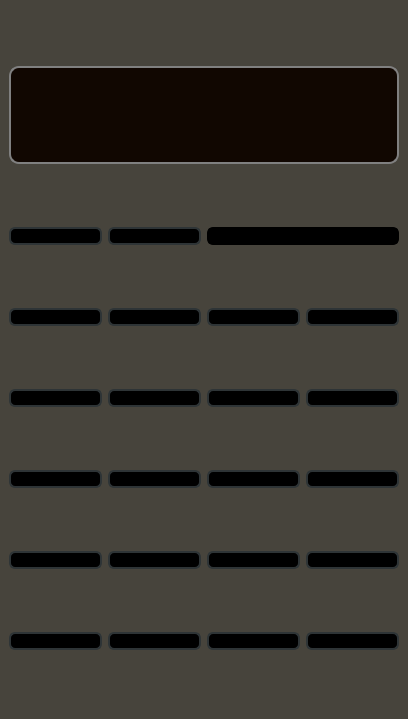
<?xml version="1.0" encoding="UTF-8"?>
<ui version="4.0">
 <class>Calculator</class>
 <widget class="QMainWindow" name="Calculator">
  <property name="enabled">
   <bool>true</bool>
  </property>
  <property name="geometry">
   <rect>
    <x>0</x>
    <y>0</y>
    <width>408</width>
    <height>719</height>
   </rect>
  </property>
  <property name="minimumSize">
   <size>
    <width>408</width>
    <height>718</height>
   </size>
  </property>
  <property name="contextMenuPolicy">
   <enum>Qt::CustomContextMenu</enum>
  </property>
  <property name="windowTitle">
   <string>SnakeJazzCalculator</string>
  </property>
  <property name="windowIcon">
   <iconset resource="app.qrc">
    <normaloff>:/icons/icon_result.png</normaloff>:/icons/icon_result.png</iconset>
  </property>
  <property name="autoFillBackground">
   <bool>false</bool>
  </property>
  <property name="styleSheet">
   <string notr="true">background-color: rgb(71, 68, 60);
alternate-background-color: rgb(46, 52, 54);
border-color: rgb(0, 0, 0);
color: rgb(255, 255, 255);
</string>
  </property>
  <property name="locale">
   <locale language="Czech" country="CzechRepublic"/>
  </property>
  <property name="animated">
   <bool>true</bool>
  </property>
  <widget class="QWidget" name="centralwidget">
   <property name="layoutDirection">
    <enum>Qt::LeftToRight</enum>
   </property>
   <property name="autoFillBackground">
    <bool>false</bool>
   </property>
   <property name="styleSheet">
    <string notr="true"/>
   </property>
   <property name="locale">
    <locale language="Czech" country="CzechRepublic"/>
   </property>
   <layout class="QGridLayout" name="gridLayout">
    <item row="5" column="2">
     <widget class="QPushButton" name="Button_3">
      <property name="layoutDirection">
       <enum>Qt::LeftToRight</enum>
      </property>
      <property name="styleSheet">
       <string notr="true"> QPushButton {
      border: 2px solid rgb(46, 52, 54);
      border-radius: 6px;     
	background-color: qlineargradient(spread:pad, x1:0, y1:0, x2:0.990925, y2:0, stop:0 rgba(0, 0, 0, 255));
  }

QPushButton:pressed {
	background-color: qlineargradient(spread:reflect, x1:0.579, y1:0.38561, x2:0.019, y2:0.963, stop:0.263682 rgba(0, 0, 0, 255), stop:0.698565 rgba(50, 50, 50, 255), stop:0.855721 rgba(81, 83, 79, 255))
  }</string>
      </property>
      <property name="locale">
       <locale language="Czech" country="CzechRepublic"/>
      </property>
      <property name="text">
       <string notr="true"/>
      </property>
      <property name="icon">
       <iconset resource="app.qrc">
        <normaloff>:/icons/icon_num_3.png</normaloff>:/icons/icon_num_3.png</iconset>
      </property>
      <property name="iconSize">
       <size>
        <width>100</width>
        <height>100</height>
       </size>
      </property>
      <property name="checkable">
       <bool>false</bool>
      </property>
      <property name="autoDefault">
       <bool>true</bool>
      </property>
      <property name="default">
       <bool>true</bool>
      </property>
      <property name="flat">
       <bool>true</bool>
      </property>
      <attribute name="buttonGroup">
       <string notr="true">buttonGroup_numbers</string>
      </attribute>
     </widget>
    </item>
    <item row="6" column="3">
     <widget class="QPushButton" name="Button_result">
      <property name="layoutDirection">
       <enum>Qt::LeftToRight</enum>
      </property>
      <property name="styleSheet">
       <string notr="true"> QPushButton {
      border: 2px solid rgb(46, 52, 54);
      border-radius: 6px;     
	background-color: qlineargradient(spread:pad, x1:0, y1:0, x2:0.990925, y2:0, stop:0 rgba(0, 0, 0, 255));
  }

QPushButton:pressed {
	background-color: qlineargradient(spread:reflect, x1:0.579, y1:0.38561, x2:0.019, y2:0.963, stop:0.263682 rgba(0, 0, 0, 255), stop:0.698565 rgba(50, 50, 50, 255), stop:0.855721 rgba(81, 83, 79, 255))
  }</string>
      </property>
      <property name="locale">
       <locale language="Czech" country="CzechRepublic"/>
      </property>
      <property name="text">
       <string notr="true"/>
      </property>
      <property name="icon">
       <iconset resource="app.qrc">
        <normaloff>:/icons/icon_result.png</normaloff>:/icons/icon_result.png</iconset>
      </property>
      <property name="iconSize">
       <size>
        <width>100</width>
        <height>100</height>
       </size>
      </property>
      <property name="checkable">
       <bool>false</bool>
      </property>
      <property name="autoDefault">
       <bool>true</bool>
      </property>
      <property name="default">
       <bool>true</bool>
      </property>
      <property name="flat">
       <bool>true</bool>
      </property>
      <attribute name="buttonGroup">
       <string notr="true">buttonGroup_other</string>
      </attribute>
     </widget>
    </item>
    <item row="1" column="1">
     <widget class="QPushButton" name="Button_delete">
      <property name="cursor">
       <cursorShape>ArrowCursor</cursorShape>
      </property>
      <property name="layoutDirection">
       <enum>Qt::LeftToRight</enum>
      </property>
      <property name="autoFillBackground">
       <bool>false</bool>
      </property>
      <property name="styleSheet">
       <string notr="true"> QPushButton {
      border: 2px solid rgb(46, 52, 54);
      border-radius: 6px;     
	background-color: qlineargradient(spread:pad, x1:0, y1:0, x2:0.990925, y2:0, stop:0 rgba(0, 0, 0, 255));
  }

QPushButton:pressed {
	background-color: qlineargradient(spread:reflect, x1:0.579, y1:0.38561, x2:0.019, y2:0.963, stop:0.263682 rgba(0, 0, 0, 255), stop:0.698565 rgba(50, 50, 50, 255), stop:0.855721 rgba(81, 83, 79, 255))
  }</string>
      </property>
      <property name="locale">
       <locale language="Czech" country="CzechRepublic"/>
      </property>
      <property name="text">
       <string notr="true"/>
      </property>
      <property name="icon">
       <iconset resource="app.qrc">
        <normaloff>:/icons/icon_delete.png</normaloff>:/icons/icon_delete.png</iconset>
      </property>
      <property name="iconSize">
       <size>
        <width>100</width>
        <height>100</height>
       </size>
      </property>
      <property name="checkable">
       <bool>false</bool>
      </property>
      <property name="autoDefault">
       <bool>true</bool>
      </property>
      <property name="default">
       <bool>true</bool>
      </property>
      <property name="flat">
       <bool>true</bool>
      </property>
      <attribute name="buttonGroup">
       <string notr="true">buttonGroup_other</string>
      </attribute>
     </widget>
    </item>
    <item row="6" column="2">
     <widget class="QPushButton" name="Button_comma">
      <property name="layoutDirection">
       <enum>Qt::LeftToRight</enum>
      </property>
      <property name="styleSheet">
       <string notr="true"> QPushButton {
      border: 2px solid rgb(46, 52, 54);
      border-radius: 6px;     
	background-color: qlineargradient(spread:pad, x1:0, y1:0, x2:0.990925, y2:0, stop:0 rgba(0, 0, 0, 255));
  }

QPushButton:pressed {
	background-color: qlineargradient(spread:reflect, x1:0.579, y1:0.38561, x2:0.019, y2:0.963, stop:0.263682 rgba(0, 0, 0, 255), stop:0.698565 rgba(50, 50, 50, 255), stop:0.855721 rgba(81, 83, 79, 255))
  }</string>
      </property>
      <property name="locale">
       <locale language="Czech" country="CzechRepublic"/>
      </property>
      <property name="text">
       <string notr="true"/>
      </property>
      <property name="icon">
       <iconset resource="app.qrc">
        <normaloff>:/icons/icon_comma.png</normaloff>:/icons/icon_comma.png</iconset>
      </property>
      <property name="iconSize">
       <size>
        <width>100</width>
        <height>100</height>
       </size>
      </property>
      <property name="checkable">
       <bool>false</bool>
      </property>
      <property name="autoDefault">
       <bool>true</bool>
      </property>
      <property name="default">
       <bool>true</bool>
      </property>
      <property name="flat">
       <bool>true</bool>
      </property>
      <attribute name="buttonGroup">
       <string notr="true">buttonGroup_other</string>
      </attribute>
     </widget>
    </item>
    <item row="1" column="0">
     <widget class="QPushButton" name="Button_clear_all">
      <property name="layoutDirection">
       <enum>Qt::LeftToRight</enum>
      </property>
      <property name="styleSheet">
       <string notr="true"> QPushButton {
      border: 2px solid rgb(46, 52, 54);
      border-radius: 6px;     
	background-color: qlineargradient(spread:pad, x1:0, y1:0, x2:0.990925, y2:0, stop:0 rgba(0, 0, 0, 255));
  }

QPushButton:pressed {
	background-color: qlineargradient(spread:reflect, x1:0.579, y1:0.38561, x2:0.019, y2:0.963, stop:0.263682 rgba(0, 0, 0, 255), stop:0.698565 rgba(50, 50, 50, 255), stop:0.855721 rgba(81, 83, 79, 255))
  }</string>
      </property>
      <property name="locale">
       <locale language="Czech" country="CzechRepublic"/>
      </property>
      <property name="text">
       <string notr="true"/>
      </property>
      <property name="icon">
       <iconset resource="app.qrc">
        <normaloff>:/icons/icon_clear_all.png</normaloff>:/icons/icon_clear_all.png</iconset>
      </property>
      <property name="iconSize">
       <size>
        <width>100</width>
        <height>100</height>
       </size>
      </property>
      <property name="checkable">
       <bool>false</bool>
      </property>
      <property name="autoDefault">
       <bool>true</bool>
      </property>
      <property name="default">
       <bool>true</bool>
      </property>
      <property name="flat">
       <bool>true</bool>
      </property>
      <attribute name="buttonGroup">
       <string notr="true">buttonGroup_other</string>
      </attribute>
     </widget>
    </item>
    <item row="2" column="0">
     <widget class="QPushButton" name="Button_square_root">
      <property name="layoutDirection">
       <enum>Qt::LeftToRight</enum>
      </property>
      <property name="styleSheet">
       <string notr="true"> QPushButton {
      border: 2px solid rgb(46, 52, 54);
      border-radius: 6px;     
	background-color: qlineargradient(spread:pad, x1:0, y1:0, x2:0.990925, y2:0, stop:0 rgba(0, 0, 0, 255));
  }

QPushButton:pressed {
	background-color: qlineargradient(spread:reflect, x1:0.579, y1:0.38561, x2:0.019, y2:0.963, stop:0.263682 rgba(0, 0, 0, 255), stop:0.698565 rgba(50, 50, 50, 255), stop:0.855721 rgba(81, 83, 79, 255))
  }</string>
      </property>
      <property name="locale">
       <locale language="Czech" country="CzechRepublic"/>
      </property>
      <property name="text">
       <string notr="true"/>
      </property>
      <property name="icon">
       <iconset resource="app.qrc">
        <normaloff>:/icons/icon_square_root.png</normaloff>:/icons/icon_square_root.png</iconset>
      </property>
      <property name="iconSize">
       <size>
        <width>100</width>
        <height>100</height>
       </size>
      </property>
      <property name="checkable">
       <bool>false</bool>
      </property>
      <property name="autoDefault">
       <bool>true</bool>
      </property>
      <property name="default">
       <bool>true</bool>
      </property>
      <property name="flat">
       <bool>true</bool>
      </property>
      <attribute name="buttonGroup">
       <string notr="true">buttonGroup_other</string>
      </attribute>
     </widget>
    </item>
    <item row="3" column="1">
     <widget class="QPushButton" name="Button_8">
      <property name="layoutDirection">
       <enum>Qt::LeftToRight</enum>
      </property>
      <property name="styleSheet">
       <string notr="true"> QPushButton {
      border: 2px solid rgb(46, 52, 54);
      border-radius: 6px;     
	background-color: qlineargradient(spread:pad, x1:0, y1:0, x2:0.990925, y2:0, stop:0 rgba(0, 0, 0, 255));
  }

QPushButton:pressed {
	background-color: qlineargradient(spread:reflect, x1:0.579, y1:0.38561, x2:0.019, y2:0.963, stop:0.263682 rgba(0, 0, 0, 255), stop:0.698565 rgba(50, 50, 50, 255), stop:0.855721 rgba(81, 83, 79, 255))
  }</string>
      </property>
      <property name="locale">
       <locale language="Czech" country="CzechRepublic"/>
      </property>
      <property name="text">
       <string notr="true"/>
      </property>
      <property name="icon">
       <iconset resource="app.qrc">
        <normaloff>:/icons/icon_num_8.png</normaloff>:/icons/icon_num_8.png</iconset>
      </property>
      <property name="iconSize">
       <size>
        <width>100</width>
        <height>100</height>
       </size>
      </property>
      <property name="checkable">
       <bool>false</bool>
      </property>
      <property name="autoDefault">
       <bool>true</bool>
      </property>
      <property name="default">
       <bool>true</bool>
      </property>
      <property name="flat">
       <bool>true</bool>
      </property>
      <attribute name="buttonGroup">
       <string notr="true">buttonGroup_numbers</string>
      </attribute>
     </widget>
    </item>
    <item row="4" column="2">
     <widget class="QPushButton" name="Button_6">
      <property name="layoutDirection">
       <enum>Qt::LeftToRight</enum>
      </property>
      <property name="styleSheet">
       <string notr="true"> QPushButton {
      border: 2px solid rgb(46, 52, 54);
      border-radius: 6px;     
	background-color: qlineargradient(spread:pad, x1:0, y1:0, x2:0.990925, y2:0, stop:0 rgba(0, 0, 0, 255));
  }

QPushButton:pressed {
	background-color: qlineargradient(spread:reflect, x1:0.579, y1:0.38561, x2:0.019, y2:0.963, stop:0.263682 rgba(0, 0, 0, 255), stop:0.698565 rgba(50, 50, 50, 255), stop:0.855721 rgba(81, 83, 79, 255))
  }</string>
      </property>
      <property name="locale">
       <locale language="Czech" country="CzechRepublic"/>
      </property>
      <property name="text">
       <string notr="true"/>
      </property>
      <property name="icon">
       <iconset resource="app.qrc">
        <normaloff>:/icons/icon_num_6.png</normaloff>:/icons/icon_num_6.png</iconset>
      </property>
      <property name="iconSize">
       <size>
        <width>100</width>
        <height>100</height>
       </size>
      </property>
      <property name="checkable">
       <bool>false</bool>
      </property>
      <property name="autoDefault">
       <bool>true</bool>
      </property>
      <property name="default">
       <bool>true</bool>
      </property>
      <property name="flat">
       <bool>true</bool>
      </property>
      <attribute name="buttonGroup">
       <string notr="true">buttonGroup_numbers</string>
      </attribute>
     </widget>
    </item>
    <item row="5" column="0">
     <widget class="QPushButton" name="Button_1">
      <property name="layoutDirection">
       <enum>Qt::LeftToRight</enum>
      </property>
      <property name="styleSheet">
       <string notr="true"> QPushButton {
      border: 2px solid rgb(46, 52, 54);
      border-radius: 6px;     
	background-color: qlineargradient(spread:pad, x1:0, y1:0, x2:0.990925, y2:0, stop:0 rgba(0, 0, 0, 255));
  }

QPushButton:pressed {
	background-color: qlineargradient(spread:reflect, x1:0.579, y1:0.38561, x2:0.019, y2:0.963, stop:0.263682 rgba(0, 0, 0, 255), stop:0.698565 rgba(50, 50, 50, 255), stop:0.855721 rgba(81, 83, 79, 255))
  }</string>
      </property>
      <property name="locale">
       <locale language="Czech" country="CzechRepublic"/>
      </property>
      <property name="text">
       <string notr="true"/>
      </property>
      <property name="icon">
       <iconset resource="app.qrc">
        <normaloff>:/icons/icon_num_1.png</normaloff>:/icons/icon_num_1.png</iconset>
      </property>
      <property name="iconSize">
       <size>
        <width>100</width>
        <height>100</height>
       </size>
      </property>
      <property name="checkable">
       <bool>false</bool>
      </property>
      <property name="autoDefault">
       <bool>true</bool>
      </property>
      <property name="default">
       <bool>true</bool>
      </property>
      <property name="flat">
       <bool>true</bool>
      </property>
      <attribute name="buttonGroup">
       <string notr="true">buttonGroup_numbers</string>
      </attribute>
     </widget>
    </item>
    <item row="2" column="2">
     <widget class="QPushButton" name="Button_ln">
      <property name="layoutDirection">
       <enum>Qt::LeftToRight</enum>
      </property>
      <property name="styleSheet">
       <string notr="true"> QPushButton {
      border: 2px solid rgb(46, 52, 54);
      border-radius: 6px;     
	background-color: qlineargradient(spread:pad, x1:0, y1:0, x2:0.990925, y2:0, stop:0 rgba(0, 0, 0, 255));
  }

QPushButton:pressed {
	background-color: qlineargradient(spread:reflect, x1:0.579, y1:0.38561, x2:0.019, y2:0.963, stop:0.263682 rgba(0, 0, 0, 255), stop:0.698565 rgba(50, 50, 50, 255), stop:0.855721 rgba(81, 83, 79, 255))
  }</string>
      </property>
      <property name="locale">
       <locale language="Czech" country="CzechRepublic"/>
      </property>
      <property name="text">
       <string notr="true"/>
      </property>
      <property name="icon">
       <iconset resource="app.qrc">
        <normaloff>:/icons/icon_log.png</normaloff>:/icons/icon_log.png</iconset>
      </property>
      <property name="iconSize">
       <size>
        <width>100</width>
        <height>100</height>
       </size>
      </property>
      <property name="checkable">
       <bool>false</bool>
      </property>
      <property name="autoDefault">
       <bool>true</bool>
      </property>
      <property name="default">
       <bool>true</bool>
      </property>
      <property name="flat">
       <bool>true</bool>
      </property>
      <attribute name="buttonGroup">
       <string notr="true">buttonGroup_other</string>
      </attribute>
     </widget>
    </item>
    <item row="2" column="1">
     <widget class="QPushButton" name="Button_pow">
      <property name="layoutDirection">
       <enum>Qt::LeftToRight</enum>
      </property>
      <property name="styleSheet">
       <string notr="true"> QPushButton {
      border: 2px solid rgb(46, 52, 54);
      border-radius: 6px;     
	background-color: qlineargradient(spread:pad, x1:0, y1:0, x2:0.990925, y2:0, stop:0 rgba(0, 0, 0, 255));
  }

QPushButton:pressed {
	background-color: qlineargradient(spread:reflect, x1:0.579, y1:0.38561, x2:0.019, y2:0.963, stop:0.263682 rgba(0, 0, 0, 255), stop:0.698565 rgba(50, 50, 50, 255), stop:0.855721 rgba(81, 83, 79, 255))
  }</string>
      </property>
      <property name="locale">
       <locale language="Czech" country="CzechRepublic"/>
      </property>
      <property name="text">
       <string notr="true"/>
      </property>
      <property name="icon">
       <iconset resource="app.qrc">
        <normaloff>:/icons/icon_pow.png</normaloff>:/icons/icon_pow.png</iconset>
      </property>
      <property name="iconSize">
       <size>
        <width>100</width>
        <height>100</height>
       </size>
      </property>
      <property name="checkable">
       <bool>false</bool>
      </property>
      <property name="autoDefault">
       <bool>true</bool>
      </property>
      <property name="default">
       <bool>true</bool>
      </property>
      <property name="flat">
       <bool>true</bool>
      </property>
      <attribute name="buttonGroup">
       <string notr="true">buttonGroup_other</string>
      </attribute>
     </widget>
    </item>
    <item row="5" column="1">
     <widget class="QPushButton" name="Button_2">
      <property name="layoutDirection">
       <enum>Qt::LeftToRight</enum>
      </property>
      <property name="styleSheet">
       <string notr="true"> QPushButton {
      border: 2px solid rgb(46, 52, 54);
      border-radius: 6px;     
	background-color: qlineargradient(spread:pad, x1:0, y1:0, x2:0.990925, y2:0, stop:0 rgba(0, 0, 0, 255));
  }

QPushButton:pressed {
	background-color: qlineargradient(spread:reflect, x1:0.579, y1:0.38561, x2:0.019, y2:0.963, stop:0.263682 rgba(0, 0, 0, 255), stop:0.698565 rgba(50, 50, 50, 255), stop:0.855721 rgba(81, 83, 79, 255))
  }</string>
      </property>
      <property name="locale">
       <locale language="Czech" country="CzechRepublic"/>
      </property>
      <property name="text">
       <string notr="true"/>
      </property>
      <property name="icon">
       <iconset resource="app.qrc">
        <normaloff>:/icons/icon_num_2.png</normaloff>:/icons/icon_num_2.png</iconset>
      </property>
      <property name="iconSize">
       <size>
        <width>100</width>
        <height>100</height>
       </size>
      </property>
      <property name="checkable">
       <bool>false</bool>
      </property>
      <property name="autoDefault">
       <bool>true</bool>
      </property>
      <property name="default">
       <bool>true</bool>
      </property>
      <property name="flat">
       <bool>true</bool>
      </property>
      <attribute name="buttonGroup">
       <string notr="true">buttonGroup_numbers</string>
      </attribute>
     </widget>
    </item>
    <item row="3" column="3">
     <widget class="QPushButton" name="Button_mul">
      <property name="layoutDirection">
       <enum>Qt::LeftToRight</enum>
      </property>
      <property name="styleSheet">
       <string notr="true"> QPushButton {
      border: 2px solid rgb(46, 52, 54);
      border-radius: 6px;     
	background-color: qlineargradient(spread:pad, x1:0, y1:0, x2:0.990925, y2:0, stop:0 rgba(0, 0, 0, 255));
  }

QPushButton:pressed {
	background-color: qlineargradient(spread:reflect, x1:0.579, y1:0.38561, x2:0.019, y2:0.963, stop:0.263682 rgba(0, 0, 0, 255), stop:0.698565 rgba(50, 50, 50, 255), stop:0.855721 rgba(81, 83, 79, 255))
  }</string>
      </property>
      <property name="locale">
       <locale language="Czech" country="CzechRepublic"/>
      </property>
      <property name="text">
       <string notr="true"/>
      </property>
      <property name="icon">
       <iconset resource="app.qrc">
        <normaloff>:/icons/icon_mul.png</normaloff>:/icons/icon_mul.png</iconset>
      </property>
      <property name="iconSize">
       <size>
        <width>100</width>
        <height>100</height>
       </size>
      </property>
      <property name="checkable">
       <bool>false</bool>
      </property>
      <property name="autoDefault">
       <bool>true</bool>
      </property>
      <property name="default">
       <bool>true</bool>
      </property>
      <property name="flat">
       <bool>true</bool>
      </property>
      <attribute name="buttonGroup">
       <string notr="true">buttonGroup_other</string>
      </attribute>
     </widget>
    </item>
    <item row="4" column="3">
     <widget class="QPushButton" name="Button_sub">
      <property name="layoutDirection">
       <enum>Qt::LeftToRight</enum>
      </property>
      <property name="styleSheet">
       <string notr="true"> QPushButton {
      border: 2px solid rgb(46, 52, 54);
      border-radius: 6px;     
	background-color: qlineargradient(spread:pad, x1:0, y1:0, x2:0.990925, y2:0, stop:0 rgba(0, 0, 0, 255));
  }

QPushButton:pressed {
	background-color: qlineargradient(spread:reflect, x1:0.579, y1:0.38561, x2:0.019, y2:0.963, stop:0.263682 rgba(0, 0, 0, 255), stop:0.698565 rgba(50, 50, 50, 255), stop:0.855721 rgba(81, 83, 79, 255))
  }</string>
      </property>
      <property name="locale">
       <locale language="Czech" country="CzechRepublic"/>
      </property>
      <property name="text">
       <string notr="true"/>
      </property>
      <property name="icon">
       <iconset resource="app.qrc">
        <normaloff>:/icons/icon_sub.png</normaloff>:/icons/icon_sub.png</iconset>
      </property>
      <property name="iconSize">
       <size>
        <width>100</width>
        <height>100</height>
       </size>
      </property>
      <property name="checkable">
       <bool>false</bool>
      </property>
      <property name="autoDefault">
       <bool>true</bool>
      </property>
      <property name="default">
       <bool>true</bool>
      </property>
      <property name="flat">
       <bool>true</bool>
      </property>
      <attribute name="buttonGroup">
       <string notr="true">buttonGroup_other</string>
      </attribute>
     </widget>
    </item>
    <item row="3" column="0">
     <widget class="QPushButton" name="Button_7">
      <property name="layoutDirection">
       <enum>Qt::LeftToRight</enum>
      </property>
      <property name="styleSheet">
       <string notr="true"> QPushButton {
      border: 2px solid rgb(46, 52, 54);
      border-radius: 6px;     
	background-color: qlineargradient(spread:pad, x1:0, y1:0, x2:0.990925, y2:0, stop:0 rgba(0, 0, 0, 255));
  }

QPushButton:pressed {
	background-color: qlineargradient(spread:reflect, x1:0.579, y1:0.38561, x2:0.019, y2:0.963, stop:0.263682 rgba(0, 0, 0, 255), stop:0.698565 rgba(50, 50, 50, 255), stop:0.855721 rgba(81, 83, 79, 255))
  }</string>
      </property>
      <property name="locale">
       <locale language="Czech" country="CzechRepublic"/>
      </property>
      <property name="text">
       <string notr="true"/>
      </property>
      <property name="icon">
       <iconset resource="app.qrc">
        <normaloff>:/icons/icon_num_7.png</normaloff>:/icons/icon_num_7.png</iconset>
      </property>
      <property name="iconSize">
       <size>
        <width>100</width>
        <height>100</height>
       </size>
      </property>
      <property name="checkable">
       <bool>false</bool>
      </property>
      <property name="autoDefault">
       <bool>true</bool>
      </property>
      <property name="default">
       <bool>true</bool>
      </property>
      <property name="flat">
       <bool>true</bool>
      </property>
      <attribute name="buttonGroup">
       <string notr="true">buttonGroup_numbers</string>
      </attribute>
     </widget>
    </item>
    <item row="4" column="1">
     <widget class="QPushButton" name="Button_5">
      <property name="layoutDirection">
       <enum>Qt::LeftToRight</enum>
      </property>
      <property name="styleSheet">
       <string notr="true"> QPushButton {
      border: 2px solid rgb(46, 52, 54);
      border-radius: 6px;     
	background-color: qlineargradient(spread:pad, x1:0, y1:0, x2:0.990925, y2:0, stop:0 rgba(0, 0, 0, 255));
  }

QPushButton:pressed {
	background-color: qlineargradient(spread:reflect, x1:0.579, y1:0.38561, x2:0.019, y2:0.963, stop:0.263682 rgba(0, 0, 0, 255), stop:0.698565 rgba(50, 50, 50, 255), stop:0.855721 rgba(81, 83, 79, 255))
  }</string>
      </property>
      <property name="locale">
       <locale language="Czech" country="CzechRepublic"/>
      </property>
      <property name="text">
       <string notr="true"/>
      </property>
      <property name="icon">
       <iconset resource="app.qrc">
        <normaloff>:/icons/icon_num_5.png</normaloff>:/icons/icon_num_5.png</iconset>
      </property>
      <property name="iconSize">
       <size>
        <width>100</width>
        <height>100</height>
       </size>
      </property>
      <property name="checkable">
       <bool>false</bool>
      </property>
      <property name="autoDefault">
       <bool>true</bool>
      </property>
      <property name="default">
       <bool>true</bool>
      </property>
      <property name="flat">
       <bool>true</bool>
      </property>
      <attribute name="buttonGroup">
       <string notr="true">buttonGroup_numbers</string>
      </attribute>
     </widget>
    </item>
    <item row="6" column="1">
     <widget class="QPushButton" name="Button_0">
      <property name="layoutDirection">
       <enum>Qt::LeftToRight</enum>
      </property>
      <property name="styleSheet">
       <string notr="true"> QPushButton {
      border: 2px solid rgb(46, 52, 54);
      border-radius: 6px;     
	background-color: qlineargradient(spread:pad, x1:0, y1:0, x2:0.990925, y2:0, stop:0 rgba(0, 0, 0, 255));
  }

QPushButton:pressed {
	background-color: qlineargradient(spread:reflect, x1:0.579, y1:0.38561, x2:0.019, y2:0.963, stop:0.263682 rgba(0, 0, 0, 255), stop:0.698565 rgba(50, 50, 50, 255), stop:0.855721 rgba(81, 83, 79, 255))
  }</string>
      </property>
      <property name="locale">
       <locale language="Czech" country="CzechRepublic"/>
      </property>
      <property name="text">
       <string notr="true"/>
      </property>
      <property name="icon">
       <iconset resource="app.qrc">
        <normaloff>:/icons/icon_num_0.png</normaloff>:/icons/icon_num_0.png</iconset>
      </property>
      <property name="iconSize">
       <size>
        <width>100</width>
        <height>100</height>
       </size>
      </property>
      <property name="checkable">
       <bool>false</bool>
      </property>
      <property name="autoDefault">
       <bool>true</bool>
      </property>
      <property name="default">
       <bool>true</bool>
      </property>
      <property name="flat">
       <bool>true</bool>
      </property>
      <attribute name="buttonGroup">
       <string notr="true">buttonGroup_numbers</string>
      </attribute>
     </widget>
    </item>
    <item row="6" column="0">
     <widget class="QPushButton" name="Button_factorial">
      <property name="layoutDirection">
       <enum>Qt::LeftToRight</enum>
      </property>
      <property name="styleSheet">
       <string notr="true"> QPushButton {
      border: 2px solid rgb(46, 52, 54);
      border-radius: 6px;     
	background-color: qlineargradient(spread:pad, x1:0, y1:0, x2:0.990925, y2:0, stop:0 rgba(0, 0, 0, 255));
  }

QPushButton:pressed {
	background-color: qlineargradient(spread:reflect, x1:0.579, y1:0.38561, x2:0.019, y2:0.963, stop:0.263682 rgba(0, 0, 0, 255), stop:0.698565 rgba(50, 50, 50, 255), stop:0.855721 rgba(81, 83, 79, 255))
  }</string>
      </property>
      <property name="locale">
       <locale language="Czech" country="CzechRepublic"/>
      </property>
      <property name="text">
       <string notr="true"/>
      </property>
      <property name="icon">
       <iconset resource="app.qrc">
        <normaloff>:/icons/icon_factorial.png</normaloff>:/icons/icon_factorial.png</iconset>
      </property>
      <property name="iconSize">
       <size>
        <width>100</width>
        <height>100</height>
       </size>
      </property>
      <property name="checkable">
       <bool>false</bool>
      </property>
      <property name="autoDefault">
       <bool>true</bool>
      </property>
      <property name="default">
       <bool>true</bool>
      </property>
      <property name="flat">
       <bool>true</bool>
      </property>
      <attribute name="buttonGroup">
       <string notr="true">buttonGroup_other</string>
      </attribute>
     </widget>
    </item>
    <item row="0" column="0" colspan="4">
     <widget class="QLineEdit" name="lineEdit">
      <property name="minimumSize">
       <size>
        <width>0</width>
        <height>90</height>
       </size>
      </property>
      <property name="sizeIncrement">
       <size>
        <width>0</width>
        <height>2</height>
       </size>
      </property>
      <property name="baseSize">
       <size>
        <width>0</width>
        <height>0</height>
       </size>
      </property>
      <property name="font">
       <font>
        <family>Uroob</family>
        <pointsize>50</pointsize>
        <weight>75</weight>
        <italic>false</italic>
        <bold>true</bold>
        <strikeout>false</strikeout>
        <kerning>true</kerning>
       </font>
      </property>
      <property name="cursor">
       <cursorShape>IBeamCursor</cursorShape>
      </property>
      <property name="layoutDirection">
       <enum>Qt::LeftToRight</enum>
      </property>
      <property name="autoFillBackground">
       <bool>false</bool>
      </property>
      <property name="styleSheet">
       <string notr="true">  QLineEdit {
      border: 2px solid gray;
      border-radius: 10px;
      padding: 0 8px;
      background: rgb(17, 7, 1);
      selection-background-color: darkgray;
  }</string>
      </property>
      <property name="inputMask">
       <string/>
      </property>
      <property name="text">
       <string/>
      </property>
      <property name="maxLength">
       <number>25</number>
      </property>
      <property name="frame">
       <bool>true</bool>
      </property>
      <property name="cursorPosition">
       <number>0</number>
      </property>
      <property name="alignment">
       <set>Qt::AlignBottom|Qt::AlignRight|Qt::AlignTrailing</set>
      </property>
      <property name="dragEnabled">
       <bool>false</bool>
      </property>
      <property name="readOnly">
       <bool>false</bool>
      </property>
     </widget>
    </item>
    <item row="2" column="3">
     <widget class="QPushButton" name="Button_div">
      <property name="layoutDirection">
       <enum>Qt::LeftToRight</enum>
      </property>
      <property name="styleSheet">
       <string notr="true"> QPushButton {
      border: 2px solid rgb(46, 52, 54);
      border-radius: 6px;     
	background-color: qlineargradient(spread:pad, x1:0, y1:0, x2:0.990925, y2:0, stop:0 rgba(0, 0, 0, 255));
  }

QPushButton:pressed {
	background-color: qlineargradient(spread:reflect, x1:0.579, y1:0.38561, x2:0.019, y2:0.963, stop:0.263682 rgba(0, 0, 0, 255), stop:0.698565 rgba(50, 50, 50, 255), stop:0.855721 rgba(81, 83, 79, 255))
  }</string>
      </property>
      <property name="locale">
       <locale language="Czech" country="CzechRepublic"/>
      </property>
      <property name="text">
       <string notr="true"/>
      </property>
      <property name="icon">
       <iconset resource="app.qrc">
        <normaloff>:/icons/icon_div.png</normaloff>:/icons/icon_div.png</iconset>
      </property>
      <property name="iconSize">
       <size>
        <width>100</width>
        <height>100</height>
       </size>
      </property>
      <property name="checkable">
       <bool>false</bool>
      </property>
      <property name="autoDefault">
       <bool>true</bool>
      </property>
      <property name="default">
       <bool>true</bool>
      </property>
      <property name="flat">
       <bool>true</bool>
      </property>
      <attribute name="buttonGroup">
       <string notr="true">buttonGroup_other</string>
      </attribute>
     </widget>
    </item>
    <item row="4" column="0">
     <widget class="QPushButton" name="Button_4">
      <property name="layoutDirection">
       <enum>Qt::LeftToRight</enum>
      </property>
      <property name="styleSheet">
       <string notr="true"> QPushButton {
      border: 2px solid rgb(46, 52, 54);
      border-radius: 6px;     
	background-color: qlineargradient(spread:pad, x1:0, y1:0, x2:0.990925, y2:0, stop:0 rgba(0, 0, 0, 255));
  }

QPushButton:pressed {
	background-color: qlineargradient(spread:reflect, x1:0.579, y1:0.38561, x2:0.019, y2:0.963, stop:0.263682 rgba(0, 0, 0, 255), stop:0.698565 rgba(50, 50, 50, 255), stop:0.855721 rgba(81, 83, 79, 255))
  }</string>
      </property>
      <property name="locale">
       <locale language="Czech" country="CzechRepublic"/>
      </property>
      <property name="text">
       <string notr="true"/>
      </property>
      <property name="icon">
       <iconset resource="app.qrc">
        <normaloff>:/icons/icon_num_4.png</normaloff>:/icons/icon_num_4.png</iconset>
      </property>
      <property name="iconSize">
       <size>
        <width>100</width>
        <height>100</height>
       </size>
      </property>
      <property name="checkable">
       <bool>false</bool>
      </property>
      <property name="autoDefault">
       <bool>true</bool>
      </property>
      <property name="default">
       <bool>true</bool>
      </property>
      <property name="flat">
       <bool>true</bool>
      </property>
      <attribute name="buttonGroup">
       <string notr="true">buttonGroup_numbers</string>
      </attribute>
     </widget>
    </item>
    <item row="5" column="3">
     <widget class="QPushButton" name="Button_add">
      <property name="layoutDirection">
       <enum>Qt::LeftToRight</enum>
      </property>
      <property name="styleSheet">
       <string notr="true"> QPushButton {
      border: 2px solid rgb(46, 52, 54);
      border-radius: 6px;     
	background-color: qlineargradient(spread:pad, x1:0, y1:0, x2:0.990925, y2:0, stop:0 rgba(0, 0, 0, 255));
  }

QPushButton:pressed {
	background-color: qlineargradient(spread:reflect, x1:0.579, y1:0.38561, x2:0.019, y2:0.963, stop:0.263682 rgba(0, 0, 0, 255), stop:0.698565 rgba(50, 50, 50, 255), stop:0.855721 rgba(81, 83, 79, 255))
  }</string>
      </property>
      <property name="locale">
       <locale language="Czech" country="CzechRepublic"/>
      </property>
      <property name="text">
       <string notr="true"/>
      </property>
      <property name="icon">
       <iconset resource="app.qrc">
        <normaloff>:/icons/icon_add.png</normaloff>:/icons/icon_add.png</iconset>
      </property>
      <property name="iconSize">
       <size>
        <width>100</width>
        <height>100</height>
       </size>
      </property>
      <property name="checkable">
       <bool>false</bool>
      </property>
      <property name="autoDefault">
       <bool>true</bool>
      </property>
      <property name="default">
       <bool>true</bool>
      </property>
      <property name="flat">
       <bool>true</bool>
      </property>
      <attribute name="buttonGroup">
       <string notr="true">buttonGroup_other</string>
      </attribute>
     </widget>
    </item>
    <item row="3" column="2">
     <widget class="QPushButton" name="Button_9">
      <property name="layoutDirection">
       <enum>Qt::LeftToRight</enum>
      </property>
      <property name="styleSheet">
       <string notr="true"> QPushButton {
      border: 2px solid rgb(46, 52, 54);
      border-radius: 6px;     
	background-color: qlineargradient(spread:pad, x1:0, y1:0, x2:0.990925, y2:0, stop:0 rgba(0, 0, 0, 255));
  }

QPushButton:pressed {
	background-color: qlineargradient(spread:reflect, x1:0.579, y1:0.38561, x2:0.019, y2:0.963, stop:0.263682 rgba(0, 0, 0, 255), stop:0.698565 rgba(50, 50, 50, 255), stop:0.855721 rgba(81, 83, 79, 255))
  }</string>
      </property>
      <property name="locale">
       <locale language="Czech" country="CzechRepublic"/>
      </property>
      <property name="text">
       <string notr="true"/>
      </property>
      <property name="icon">
       <iconset resource="app.qrc">
        <normaloff>:/icons/icon_num_9.png</normaloff>:/icons/icon_num_9.png</iconset>
      </property>
      <property name="iconSize">
       <size>
        <width>100</width>
        <height>100</height>
       </size>
      </property>
      <property name="checkable">
       <bool>false</bool>
      </property>
      <property name="autoDefault">
       <bool>true</bool>
      </property>
      <property name="default">
       <bool>true</bool>
      </property>
      <property name="flat">
       <bool>true</bool>
      </property>
      <attribute name="buttonGroup">
       <string notr="true">buttonGroup_numbers</string>
      </attribute>
     </widget>
    </item>
    <item row="1" column="2" colspan="2">
     <widget class="QPushButton" name="Button_help">
      <property name="layoutDirection">
       <enum>Qt::LeftToRight</enum>
      </property>
      <property name="styleSheet">
       <string notr="true"> QPushButton {
      border: 2px solid black;
      border-radius: 6px; 
		background-color: rgb(0, 0, 0);
  }


</string>
      </property>
      <property name="text">
       <string/>
      </property>
      <property name="icon">
       <iconset resource="app.qrc">
        <normaloff>:/icons/napoveda.png</normaloff>:/icons/napoveda.png</iconset>
      </property>
      <property name="iconSize">
       <size>
        <width>225</width>
        <height>100</height>
       </size>
      </property>
     </widget>
    </item>
   </layout>
  </widget>
  <widget class="QMenuBar" name="menubar">
   <property name="enabled">
    <bool>true</bool>
   </property>
   <property name="geometry">
    <rect>
     <x>0</x>
     <y>0</y>
     <width>408</width>
     <height>22</height>
    </rect>
   </property>
   <property name="locale">
    <locale language="Czech" country="CzechRepublic"/>
   </property>
  </widget>
 </widget>
 <layoutdefault spacing="6" margin="9"/>
 <tabstops>
  <tabstop>Button_1</tabstop>
  <tabstop>Button_2</tabstop>
  <tabstop>Button_3</tabstop>
  <tabstop>Button_4</tabstop>
  <tabstop>Button_5</tabstop>
  <tabstop>Button_6</tabstop>
  <tabstop>Button_7</tabstop>
  <tabstop>Button_8</tabstop>
  <tabstop>Button_9</tabstop>
  <tabstop>Button_0</tabstop>
  <tabstop>Button_comma</tabstop>
  <tabstop>Button_div</tabstop>
  <tabstop>Button_mul</tabstop>
  <tabstop>Button_sub</tabstop>
  <tabstop>Button_add</tabstop>
  <tabstop>Button_result</tabstop>
  <tabstop>Button_factorial</tabstop>
  <tabstop>Button_square_root</tabstop>
  <tabstop>Button_pow</tabstop>
  <tabstop>Button_ln</tabstop>
  <tabstop>Button_clear_all</tabstop>
  <tabstop>Button_delete</tabstop>
 </tabstops>
 <resources>
  <include location="app.qrc"/>
 </resources>
 <connections/>
 <designerdata>
  <property name="gridDeltaX">
   <number>10</number>
  </property>
  <property name="gridDeltaY">
   <number>10</number>
  </property>
  <property name="gridSnapX">
   <bool>true</bool>
  </property>
  <property name="gridSnapY">
   <bool>true</bool>
  </property>
  <property name="gridVisible">
   <bool>true</bool>
  </property>
 </designerdata>
 <buttongroups>
  <buttongroup name="buttonGroup_numbers"/>
  <buttongroup name="buttonGroup_other"/>
 </buttongroups>
</ui>
